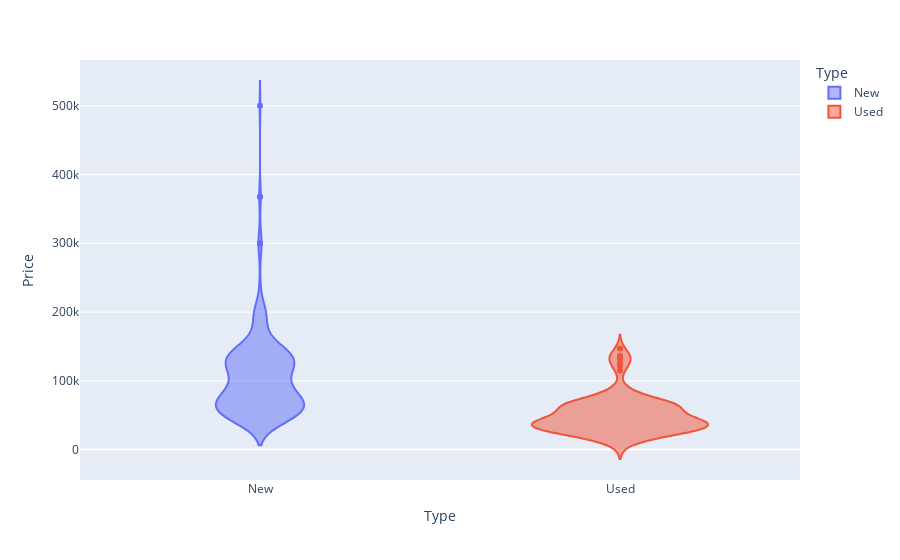

Source (notebook cell):
### Markdown cell above
## anlysis price by year wise

### Code cell
fig = px.violin(df2, x="Type",y='Price',color="Type")# violin for distribution
fig.show()# it is in normal distribution

### Figure 1 — Plotly figure (JSON) as saved in the notebook; plotly's stock layout.template omitted (floating-point values rounded to 4 significant figures; data arrays with more than 128 entries replaced by an {"elided": "..."} marker saying what was removed)
{"data": [{"alignmentgroup": "True", "box": {"visible": false}, "hovertemplate": "Type=%{x}<br>Price=%{y}<extra></extra>", "legendgroup": "New", "marker": {"color": "#636efa"}, "name": "New", "offsetgroup": "New", "orientation": "v", "scalegroup": "True", "showlegend": true, "type": "violin", "x": {"elided": "286 str values"}, "x0": " ", "xaxis": "x", "y": {"elided": "286 int values"}, "y0": " ", "yaxis": "y"}, {"alignmentgroup": "True", "box": {"visible": false}, "hovertemplate": "Type=%{x}<br>Price=%{y}<extra></extra>", "legendgroup": "Used", "marker": {"color": "#EF553B"}, "name": "Used", "offsetgroup": "Used", "orientation": "v", "scalegroup": "True", "showlegend": true, "type": "violin", "x": ["Used", "Used", "Used", "Used", "Used", "Used", "Used", "Used", "Used", "Used", "Used", "Used", "Used", "Used", "Used", "Used", "Used", "Used", "Used", "Used", "Used", "Used", "Used", "Used", "Used", "Used", "Used", "Used", "Used", "Used", "Used", "Used", "Used", "Used", "Used", "Used", "Used", "Used", "Used", "Used", "Used", "Used", "Used", "Used", "Used", "Used", "Used", "Used", "Used", "Used", "Used", "Used", "Used", "Used", "Used", "Used", "Used", "Used", "Used", "Used", "Used", "Used", "Used", "Used", "Used", "Used", "Used", "Used", "Used", "Used", "Used", "Used", "Used", "Used", "Used", "Used", "Used", "Used", "Used", "Used", "Used", "Used", "Used", "Used", "Used", "Used", "Used", "Used", "Used", "Used", "Used", "Used", "Used", "Used", "Used", "Used", "Used", "Used", "Used", "Used", "Used", "Used", "Used", "Used", "Used", "Used", "Used", "Used", "Used"], "x0": " ", "xaxis": "x", "y": [60986, 132335, 37995, 134999, 15262, 28590, 24990, 36995, 43890, 56488, 136595, 23991, 36995, 7900, 35499, 67998, 30998, 27900, 69998, 27990, 59995, 46995, 33500, 33500, 21998, 114995, 27900, 69998, 27990, 43998, 87000, 46790, 64998, 40995, 64200, 19485, 45997, 25900, 25843, 43911, 65915, 121890, 6097, 46790, 19980, 17491, 64998, 62000, 36462, 26998, 57487, 34998, 69995, 66999, 57998, 39992, 34999, 38999, 54400, 39380, 62333, 23988, 34999, 43990, 39380, 19995, 33248, 45599, 37994, 36384, 34998, 65593, 57998, 69999, 51200, 42999, 74299, 57995, 44362, 57971, 69999, 51200, 27900, 66826, 28991, 83987, 43991, 42999, 28664, 124990, 146981, 36980, 62994, 69995, 69891, 57499, 40000, 83980, 60995, 28991, 83987, 36980, 27900, 66826, 46500, 19950, 34367, 29286, 134894], "y0": " ", "yaxis": "y"}], "layout": {"legend": {"title": {"text": "Type"}, "tracegroupgap": 0}, "margin": {"t": 60}, "violinmode": "overlay", "xaxis": {"anchor": "y", "categoryarray": ["New", "Used"], "categoryorder": "array", "domain": [0, 1], "title": {"text": "Type"}}, "yaxis": {"anchor": "x", "domain": [0, 1], "title": {"text": "Price"}}}}
